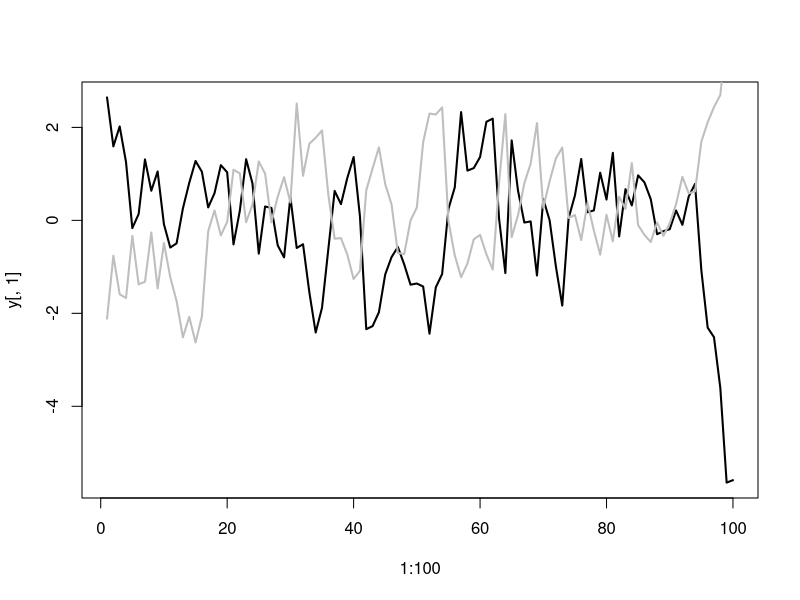

Generate this figure with R:
require(MASS)
require(MASS)
#matrix of autocorrelation terms 
rho <- matrix(c(0.8,0,0,0.8),nrow=2,byrow=T)
# Create variance covariance matrix
Sigma <- matrix(0, nrow=2, ncol =2)
diag(Sigma)<- c(0.8,0.7)

Sigma[1,2]<--0.75 * Sigma[1,1]
Sigma[2,1]<- -0.75 * Sigma[1,1]

# calculate variance of AR(1)
# beta is the kroneker product of the rho matrix 
beta <- rho  %x% rho
I <- matrix(0,nrow=nrow(beta),ncol=ncol(beta))
diag(I)<-1
Omega <- matrix(solve((I-beta)) %*% as.vector(Sigma) , 
                nrow=2, 
                ncol =2, 
                byrow = F)
# Omega is the variance covariance of Y's

# Set up simulation
nyears <- 100
y <- matrix(NA, nrow = 100, ncol=2)
# get first year
for (i in 1:2) y[1,i] <- rnorm(1,0,Omega)
eps <- mvrnorm(n = 100,mu = c(0,0), Sigma = Sigma)

# loop through years
for (i in 2:100) {
  eta.t1 <- y[i-1,]
  eta.t <- diag(rho) * eta.t1 + eps[i,]
  y[i,]<- eta.t
}

plot(1:100,y[,1], type = "l", lwd = 2, col = "black")
lines(1:100, y[,2], type = "l", lwd = 2, col = "gray")

